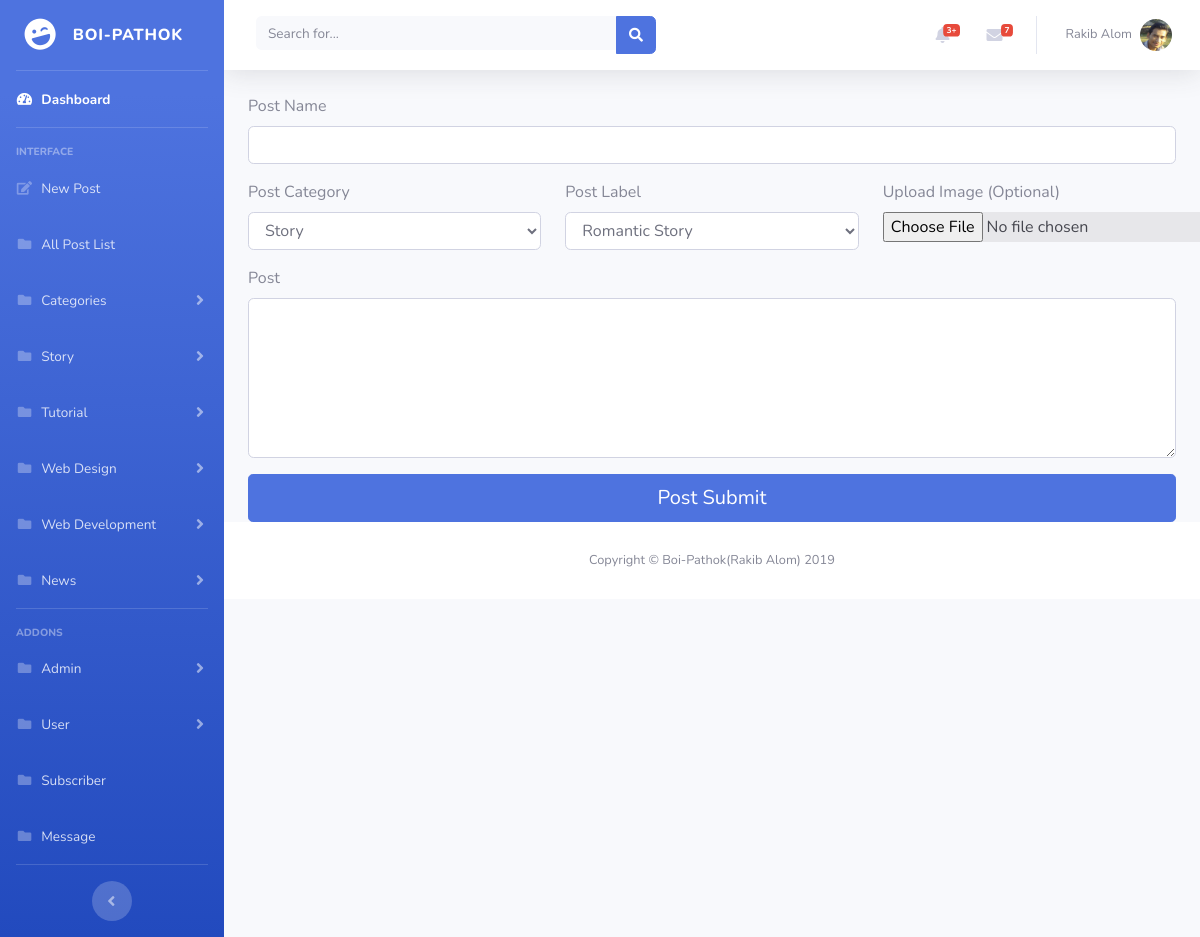
Screenshot of /adminpanel/admin/post.php (signed in) with the database file from the repository.
### tables this page shows
CREATE TABLE `categories` (
  `cate_id` int(11) NOT NULL,
  `cate_name` varchar(50) NOT NULL,
  `cate_status` int(11) NOT NULL DEFAULT '1'
);

### adminpanel/admin/post.php (the view, shortened to what this page needs)
<?php
    include ('../include/admin_header.php');
    include ('../include/dbcon.php');
?>
<div id="wrapper">
    <div class="container-fluid">
    	<form action="" method="post" enctype="multipart/form-data">
    		<div class="form-group">
    			<label>Post Name</label>
    			<input class="form-control" type="text" name="post_name" required="">
    		</div>
    		<div class="row">
    			<div class="col-md-4">
    				<div class="form-group">
    					<label>Post Category</label>
    					<select class="form-control" name="post_categories">
    						<?php
                                $sql = "SELECT * FROM categories WHERE cate_status = '1'";
                                $run = mysqli_query($con,$sql);
                                while($categories = mysqli_fetch_assoc($run)){
                             ?>
                             <option value="<?php echo $categories['cate_id'] ?>"><?php echo $categories['cate_name']; ?></option>
                         <?php } ?>
    					</select>
    				</div>
    			</div>
    			<div class="col-md-4">
    				<div class="form-group">
    					<label>Post Label</label>
    					<select class="form-control" name="post_categories_level">
    						<?php
                                $sql = "SELECT * FROM categories_level WHERE cate_level_status = '1'";
                                $run = mysqli_query($con,$sql);
                                while($categories_level = mysqli_fetch_assoc($run)){
                             ?>
                             <option value="<?php echo $categories_level['cate_level_id']; ?>"><?php echo $categories_level['cate_level_name']; ?></option>
                         <?php } ?>
    					</select>
    				</div>
    			</div>
                <div class="col-md-4">
                    <div class="form-group">
                        <label>Upload Image (Optional)</label>
                        <input type="file" name="image" class="alert-secondary">
                    </div>
                </div>
    		</div>
            <div class="form-group">
                <label>Post</label>
                <textarea class="form-control" name="post_text" style="height: 160px;" required=""></textarea>
            </div>
            <button class="btn btn-block btn-primary btn-lg" name="submit">Post Submit</button>
    	</form>
    </div>
</div>
                    <?php
    include ('../include/admin_footer.php');
 ?>

### adminpanel/include/admin_header.php (shortened to what this page needs)
<?php
    include ('dbcon.php');
    $email = $_SESSION['email'];
    $sql11 = "SELECT * FROM admin WHERE admin_email = '$email'";
    $run11 = mysqli_query($con,$sql11);
    $result11 = mysqli_fetch_assoc($run11);
 ?>
<!DOCTYPE html>
<html lang="en">
<head>
  <link href="../vendor/fontawesome-free/css/all.min.css" rel="stylesheet" type="text/css">
  <link href="../css/sb-admin-2.css" rel="stylesheet">
  <link href="../vendor/datatables/dataTables.bootstrap4.min.css" rel="stylesheet">
</head>
<body id="page-top">
  <div id="wrapper">
    <ul class="navbar-nav bg-gradient-primary sidebar sidebar-dark accordion" id="accordionSidebar">
      <a class="sidebar-brand d-flex align-items-center justify-content-center" href="index.php">
        <div class="sidebar-brand-icon rotate-n-15">
          <i class="fas fa-laugh-wink"></i>
        </div>
        <div class="sidebar-brand-text mx-3">Boi-Pathok</div>
      </a>
      <hr class="sidebar-divider my-0">
      <li class="nav-item active">
        <a class="nav-link" href="../admin/index.php">
          <i class="fas fa-fw fa-tachometer-alt"></i>
          <span>Dashboard</span></a>
      </li>
      <hr class="sidebar-divider">
      <div class="sidebar-heading">
        Interface
      </div>
      <li class="nav-item">
        <a class="nav-link" href="../admin/post.php">
          <i class="fas fa-fw fa-edit"></i>
          <span>New Post</span></a>
      </li>
      <li class="nav-item">
        <a class="nav-link" href="../admin/post_list.php">
          <i class="fas fa-fw fa-folder"></i>
          <span>All Post List</span></a>
      </li>
      <li class="nav-item">
        <a class="nav-link collapsed" href="#" data-toggle="collapse" data-target="#categoriesNav" aria-expanded="true" aria-controls="collapsePages">
          <i class="fas fa-fw fa-folder"></i>
          <span>Categories</span>
        </a>
      </li>
    <?php
      include ('dbcon.php');
      $sql = "SELECT * FROM categories WHERE cate_status = '1'";
      $run = mysqli_query($con,$sql);
      while($result = mysqli_fetch_assoc($run)) {
     ?>
      <li class="nav-item" value="<?php echo $result['cate_id']; ?>">
        <a class="nav-link collapsed" href="#" data-toggle="collapse" data-target="#navID<?php echo $result['cate_id']; ?>" aria-expanded="true" aria-controls="collapsePages">
          <i class="fas fa-fw fa-folder"></i>
          <span><?php echo $result['cate_name']; ?></span>
        </a>
      </li>
    <?php } ?>
      <hr class="sidebar-divider">
      <div class="sidebar-heading">
        Addons
      </div>
      <li class="nav-item">
        <a class="nav-link collapsed" href="#" data-toggle="collapse" data-target="#adminNav" aria-expanded="true" aria-controls="collapsePages">
          <i class="fas fa-fw fa-folder"></i>
          <span>Admin</span>
        </a>
      </li>
      <li class="nav-item">
        <a class="nav-link collapsed" href="#" data-toggle="collapse" data-target="#userNav" aria-expanded="true" aria-controls="collapsePages">
          <i class="fas fa-fw fa-folder"></i>
          <span>User</span>
        </a>
      </li>
      <li class="nav-item">
        <a class="nav-link" href="../admin/subscribe.php">
          <i class="fas fa-fw fa-folder"></i>
          <span>Subscriber</span></a>
      </li>
      <li class="nav-item">
        <a class="nav-link" href="../admin/contact.php">
          <i class="fas fa-fw fa-folder"></i>
          <span>Message</span></a>
      </li>
      <hr class="sidebar-divider d-none d-md-block">
      <div class="text-center d-none d-md-inline">
        <button class="rounded-circle border-0" id="sidebarToggle"></button>
      </div>
    </ul>
    <div id="content-wrapper" class="d-flex flex-column">
      <div id="content">
        <nav class="navbar navbar-expand navbar-light bg-white topbar mb-4 static-top shadow">
          <form class="d-none d-sm-inline-block form-inline mr-auto ml-md-3 my-2 my-md-0 mw-100 navbar-search">
            <div class="input-group">
              <input type="text" class="form-control bg-light border-0 small" placeholder="Search for..." aria-label="Search" aria-describedby="basic-addon2">
              <div class="input-group-append">
                <button class="btn btn-primary" type="button">
                  <i class="fas fa-search fa-sm"></i>
                </button>
              </div>
            </div>
          </form>
          <ul class="navbar-nav ml-auto">
            <li class="nav-item dropdown no-arrow mx-1">
              <a class="nav-link dropdown-toggle" href="#" id="alertsDropdown" role="button" data-toggle="dropdown" aria-haspopup="true" aria-expanded="false">
                <i class="fas fa-bell fa-fw"></i>
                <span class="badge badge-danger badge-counter">3+</span>
              </a>
            </li>
            <li class="nav-item dropdown no-arrow mx-1">
              <a class="nav-link dropdown-toggle" href="#" id="messagesDropdown" role="button" data-toggle="dropdown" aria-haspopup="true" aria-expanded="false">
                <i class="fas fa-envelope fa-fw"></i>
                <span class="badge badge-danger badge-counter">7</span>
              </a>
            </li>
            <li class="nav-item dropdown no-arrow">
              <a class="nav-link dropdown-toggle" href="#" id="userDropdown" role="button" data-toggle="dropdown" aria-haspopup="true" aria-expanded="false">
                <span class="mr-2 d-none d-lg-inline text-gray-600 small"><?php echo $result11['admin_name']; ?></span>
                <img class="img-profile rounded-circle" src="../img/admin/<?php echo $result11['admin_image']; ?>">
              </a>
            </li>
          </ul>
        </nav>

### rows the page displays
categories: $result['cate_id'] 8 (drawn), cate_name "Story"
categories: $result['cate_id'] 9 (drawn), cate_name "Tutorial"
categories: $result['cate_id'] 10 (drawn), cate_name "Web Design"
categories: $result['cate_id'] 11 (drawn), cate_name "Web Development"
categories: $result['cate_id'] 12 (drawn), cate_name "News"

### other values shown
$result11['admin_name'] "Rakib Alom"
form field post_categories "Story"
form field post_categories_level "Romantic Story"
